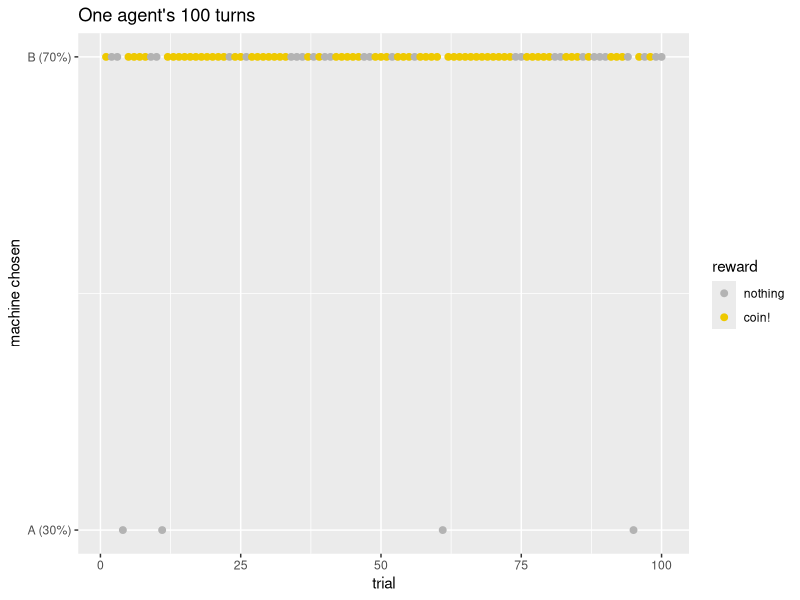
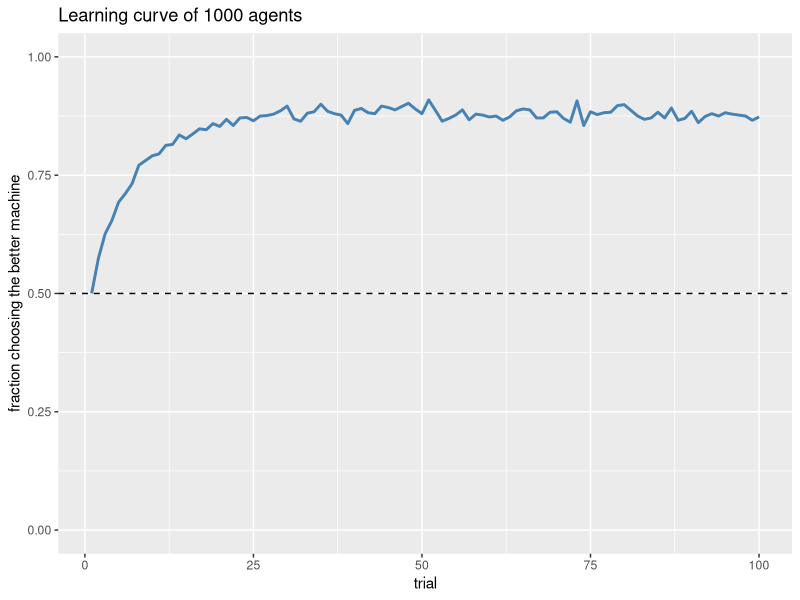

Generate these figures, in order, with R:
## ---- chunk 1
alpha <- 0.3
Q <- 0                      # current guess for one machine
reward <- 1                 # we just won a coin!
Q <- Q + alpha * (reward - Q)
Q
## ---- chunk 2
softmax <- function(values, beta) {
  scores <- exp(beta * (values - max(values)))
  scores / sum(scores)
}

Q <- c(0.3, 0.5)      # machine B looks a bit better
softmax(Q, beta = 0)   # beta = 0: ignore the values, choose 50:50
softmax(Q, beta = 5)   # beta = 5: clearly prefer B, still try A sometimes
softmax(Q, beta = 50)  # beta = 50: almost always B
## ---- chunk 3
simulate_learner <- function(n_trials = 100,
                             alpha = 0.3,
                             beta = 5,
                             reward_probs = c(0.3, 0.7)) {
  n_options <- length(reward_probs)
  Q <- rep(0, n_options)
  choice <- integer(n_trials)
  reward <- integer(n_trials)

  for (t in 1:n_trials) {
    p <- softmax(Q, beta)                                   # how attractive is each option?
    choice[t] <- sample.int(n_options, size = 1, prob = p)  # choose one
    reward[t] <- rbinom(1, size = 1, prob = reward_probs[choice[t]])  # world responds
    Q[choice[t]] <- Q[choice[t]] + alpha * (reward[t] - Q[choice[t]]) # learn
  }

  data.frame(trial = 1:n_trials, choice = choice, reward = reward)
}
## ---- chunk 4
library(ggplot2)
set.seed(1)

one_life <- simulate_learner()
ggplot(one_life, aes(x = trial, y = choice)) +
  geom_point(aes(color = factor(reward)), size = 2) +
  scale_y_continuous(breaks = c(1, 2), labels = c("A (30%)", "B (70%)")) +
  scale_color_manual(values = c("grey70", "gold2"), name = "reward",
                     labels = c("nothing", "coin!")) +
  labs(title = "One agent's 100 turns", y = "machine chosen")
## ---- chunk 5
many <- do.call(rbind, lapply(1:1000, function(i) simulate_learner()))
curve <- aggregate(chose_best ~ trial,
                   data = transform(many, chose_best = as.numeric(choice == 2)),
                   FUN = mean)

ggplot(curve, aes(trial, chose_best)) +
  geom_line(linewidth = 1, color = "steelblue") +
  geom_hline(yintercept = 0.5, linetype = "dashed") +
  ylim(0, 1) +
  labs(title = "Learning curve of 1000 agents",
       y = "fraction choosing the better machine")
